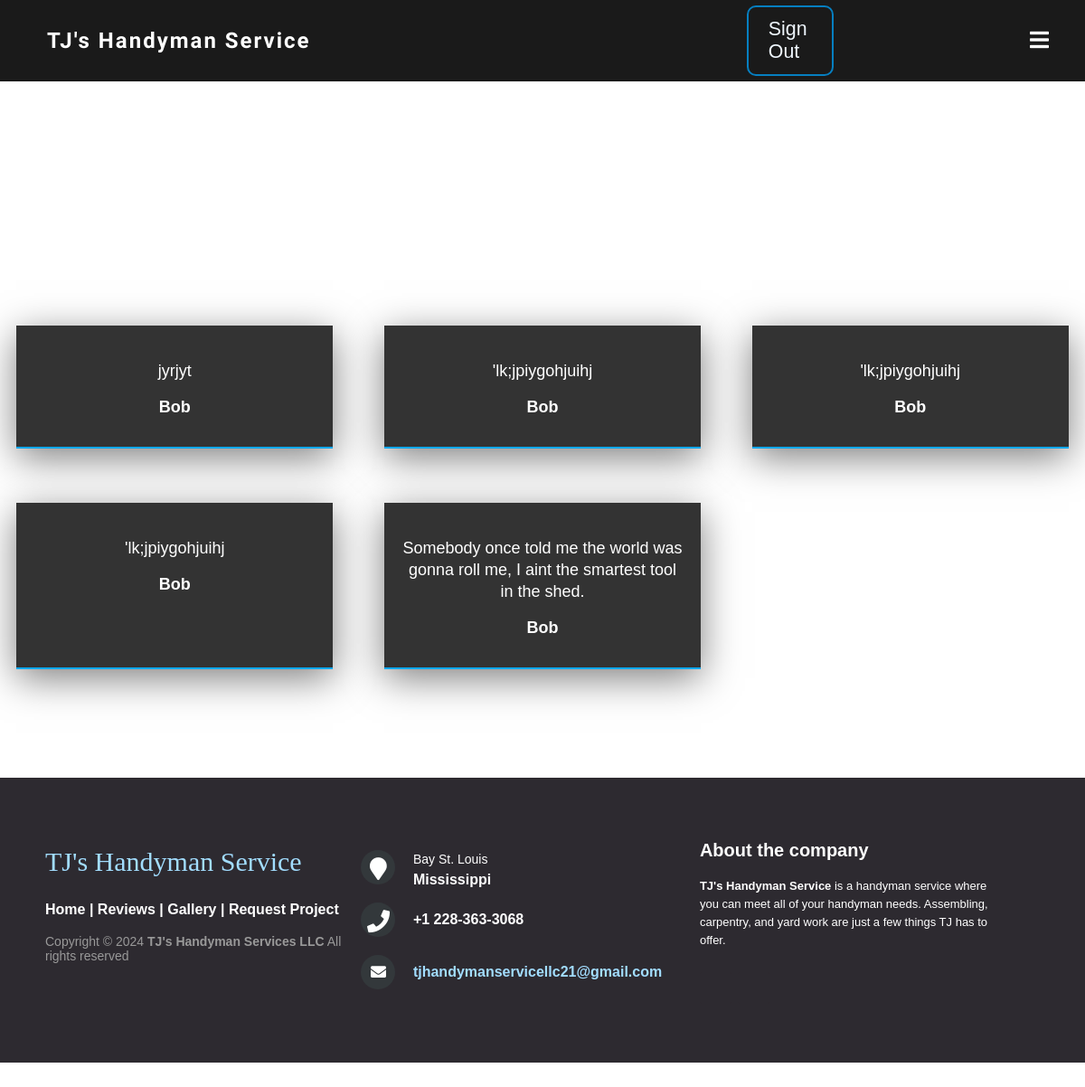
The app's page /reviews/ (signed in), older data.
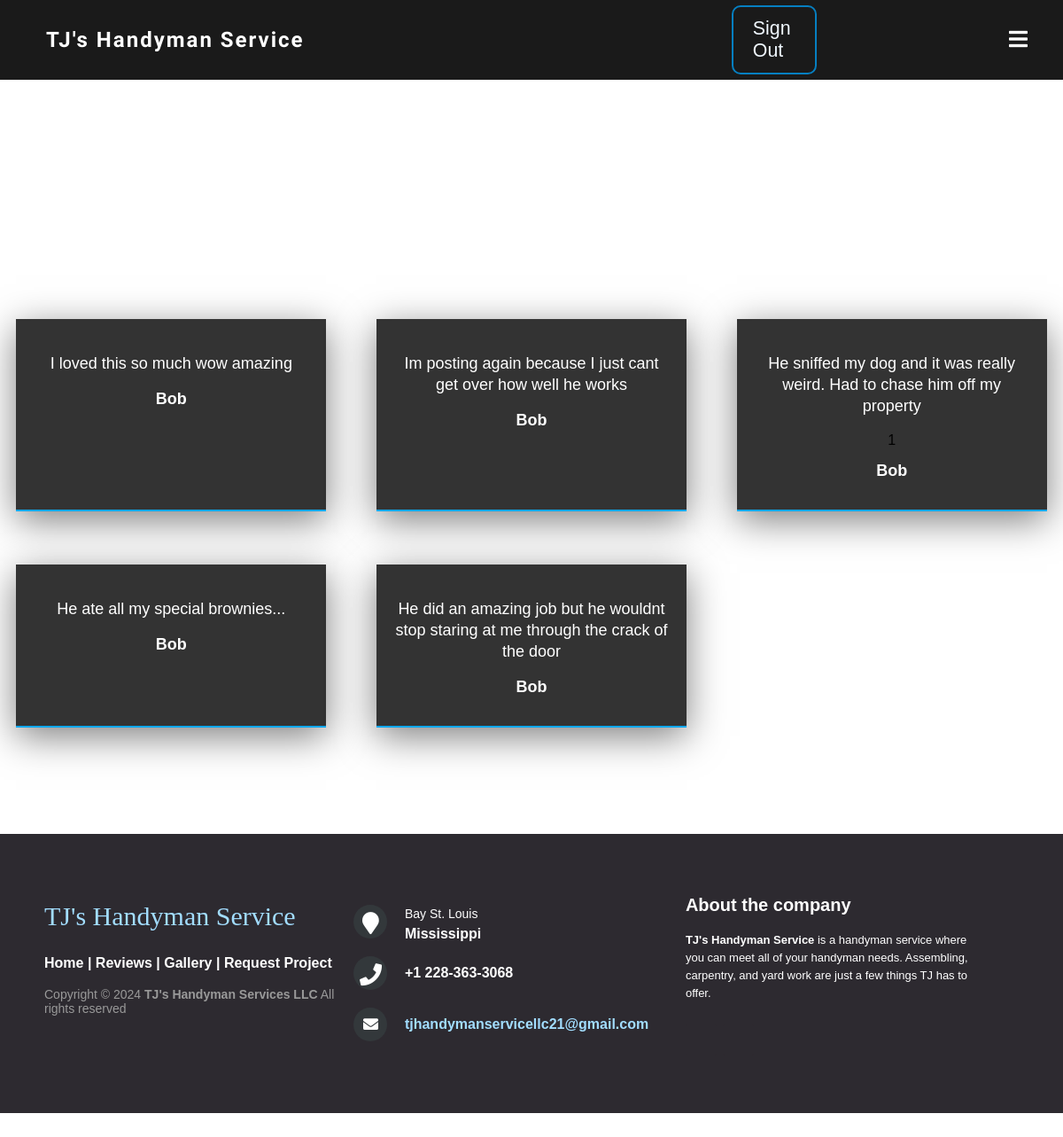
The same page, newer data.
### capStoneApp/models.py (models this page shows, shortened)
class Review(models.Model):
    user = models.ForeignKey(User, on_delete=models.CASCADE)
    text = models.TextField()
    rating = models.IntegerField(default=0)
    created_at = models.DateTimeField(auto_now_add=True)

### capStoneApp/views.py (the view)
# urls.py: path('reviews/', views.reviews, name='reviews'),
@login_required
def reviews(request):
    reviews = Review.objects.all()
    return render(request, 'reviews.html', {'reviews': reviews})

### capStoneApp/templates/reviews.html (shortened to what this page needs)
{% extends 'index.html' %}
{% load static %}
{% block content %}
<head>
  <link rel="stylesheet" href="{% static "reviews.css" %}">
</head>
<body>
  <div class="testimonials">
    {% for review in reviews %}
    <div class="card">
        <div class="layer"></div>
        <div class="content">
            <p>{{review.text}}</p>
              {% if review.rating == 1 %}
                <div class="stars">{{review.rating}}</div>
              {% endif %}
                <div class="details"><h2>{{review.user}}</h2></div>
        </div>
    </div>
    {% endfor %}
  </div>
</body>
{% endblock %}

### capStoneApp/templates/index.html (shortened to what this page needs)
{% extends 'base.html'%}
{% load static %}

### capStoneApp/templates/base.html (shortened to what this page needs)
<!DOCTYPE html>
<html lang="en">
{% load static%}
<head>
    <link href='https://unpkg.com/boxicons@2.1.4/css/boxicons.min.css' rel='stylesheet'>
    <link href="https://cdnjs.cloudflare.com/ajax/libs/font-awesome/5.15.4/css/all.min.css" rel="stylesheet">
    {% block css %}
        <link rel="stylesheet" href="{% static 'styles.css' %}">
        <link rel="stylesheet" href="{% static 'navBar.css' %}">
        <link rel="stylesheet" href="{% static 'rating.css' %}">
    {% endblock %}
</head>
<body>
        <header>
            <nav class="navbar">
                <div class="logo">
                        <p href="http://127.0.0.1:8000/" onclick="goBack()"> TJ's Handyman Service </p>
                </div>
                    <div class="login-signup" >
                        {% if user.is_authenticated %}
                            <div class="signOutBackground" >
                                <div>
                                    <a href="{% url 'signOut' %}" style="text-decoration: none;color: aliceblue;">Sign Out</a>
                                </div>
                            </div>
                            {% else %}
                            <button class="log-in">
                                <a href="{% url 'signIn' %}" style="text-decoration: none;color: white;">Login/Sign-Up</a>
                            </button>
                        {% endif %}
                    </div>
                    <div class="menu-btn">
                        <i class="fas fa-bars"></i>
                    </div>
            </nav>
        </header>
    <main>
        {% block content %}
        {% endblock %}
    </main>
    <footer class='footer-distributed'>
            <div class='footer-left'>
                <h3><span>TJ's Handyman Service</span></h3>
                <p class='footer-links'>
                    <a href='#'>Home</a>
                    |
                    <a href='#'>Reviews</a>
                    |
                    <a href='#'>Gallery</a>
                    |
                    <a href='#'>Request Project</a>
                </p>
                <p class="footer-company-name">Copyright &copy 2024 <strong>TJ's Handyman Services LLC</strong>
                    All rights reserved
                </p>
            </div>
            <div class="footer-center">
                <div>
                    <i class="fa fa-map-marker"></i>
                    <p><span>Bay St. Louis</span>Mississippi</p>
                </div>
                <div>
                    <i class='fa fa-phone'></i>
                    <p>+1 228-363-3068</p>
                </div>
                <div>
                    <i class='fa fa-envelope'></i>
                    <p><a href='mott'>tjhandymanservicellc21@gmail.com</a></p>
                </div>
            </div>
            <div class='footer-right'>
                <p class="footer-company-about">
                    <span><b>About the company</b></span>
                    <strong>TJ's Handyman Service</strong> is a handyman service
                        where you can meet all of your handyman needs. Assembling,
                        carpentry, and yard work are just a few things TJ has to offer.
                </p>
                <div class="footer-icons">
                    <a href='#'><i class='fa fa-facebook'></i></a>
                    <a href='#'><i class='fa fa-instagram'></i></a>
                </div>
            </div>
    </footer>
</body>
</html>

### capStoneApp/static/styles.css (style rules this page uses)
html { min-width: 550px; position: relative; }
body { background-color: #ffffff; }
.signOutBackground { transition: .5s ease; font-weight: 500; padding: 12px 22px; background-color: transparent; color: #999999; border-radius: 10px; border: 2px solid rgb(6, 127, 193); transition: 0.3s ease; }
span { font-size: 30px; font-weight: 500; }
header { padding-bottom: 50px; }
footer { position: relative; bottom: 0; }
.footer-distributed { background-color: #2d2a30; box-sizing: border-box; widows: 100%; text-align: left; font: bold 16px sans-serif; padding:70px 50px 60px 50px; margin-top: 100px; position: relative; bottom: 0; }
.footer-distributed .footer-left, .footer-distributed .footer-center, .footer-distributed .footer-right { display: inline-block; vertical-align: top; }
.footer-distributed .footer-left { width: 30%; }
.footer-distributed h3 { color: #ffff; font:normal 36px 'cookie', cursive; margin: 0; }
.footer-distributed h3 span { color: #a2ddff; }
.footer-distributed .footer-links { color: #fff; margin: 20px 0 12px; }
.footer-distributed .footer-links a { display: inline-block; line-height: 1.8; text-decoration: none; color: inherit; }
.footer-distributed .footer-company-name { color: #999999; font-size: 14px; font-weight: normal; margin: 0; }
.footer-distributed .footer-center { width: 35%; }
.footer-distributed .footer-center i { background-color: #33383b; color: white; font-size: 25px; width: 38px; height: 38px; border-radius: 50%; text-align: center; line-height: 42px; margin: 10px 15px; vertical-align: middle; }
.footer-distributed .footer-center i.fa-envelope { font-size: 17px; line-height: 38px }
.footer-distributed .footer-center p { display: inline-block; color: white; vertical-align: middle; margin: 0; }
.footer-distributed .footer-center p span { display: block; font-weight: normal; font-size: 14px; line-height: 2; }
.footer-distributed .footer-center p a { color: #a2ddff; text-decoration: none; }
.footer-distributed .footer-right { width: 30%; }
.footer-distributed .footer-company-about { line-height: 20px; color: white; font-size: 13px; font-weight: normal; margin: 0; }
.footer-distributed .footer-company-about span { display: block; color: rgb(255, 255, 255); font-size: 20px; font-weight: bold; margin-bottom: 20px; }
.footer-distributed .footer-icons { margin-top: 25px; }
.footer-distributed .footer-icons a { display: inline-block; width: 35px; height: 35px; cursor:pointer; background-color: #2d2a30; border-radius: 2px; font-size: 20px; color: white; text-align: center; line-height: 35px; margin-right: 3px; margin-bottom: 5px; }

### capStoneApp/static/navBar.css (style rules this page uses)
*, *::before, *::after { box-sizing: border-box; }
body { margin: 0; padding: 0; background-color: white; font-family: "Ubuntu", sans-serif; }
a { text-decoration: none; }
.navbar { height: 90px; background-color: #1a1a1a; padding: 20px 40px; display: flex; justify-content: space-between; align-items: center; }
.navbar .logo p { font-size: 24px; color: white; margin-left: 12px; font-family: "Raleway", sans-serif; font-optical-sizing: auto; font-weight: 700; font-style: normal; letter-spacing: 2px; }
.menu-btn { font-size: 24px; color: white; display: none; cursor: pointer; }
.signOutBackground { width: 8vw; display: flex; align-items: center; justify-content: center; transition: .5s ease; font-size: 16pt; font-weight: 500; padding: 12px 22px; background-color: transparent; color: #999999; border-radius: 10px; border: 2px solid rgb(6, 127, 193); transition: 0.3s ease; margin-left: 4vw; }
@media (max-width: 75rem) { .menu-btn { display: block; } }

### capStoneApp/static/reviews.css (style rules this page uses)
body { margin: 0; padding: 0; width: 100%; height: 100%; font-family: sans-serif; }
.testimonials { margin: 200px auto 100px; display: grid; grid-template-columns: repeat(auto-fit, minmax(350px,1fr)); grid-gap: 20px; }
.testimonials .card { position: relative; width:350px; margin: 20px auto; background:#333; padding: 20px; box-sizing: border-box; text-align: center; box-shadow: 0 10px 40px rgba(0,0,0,.5); overflow: hidden; }
.testimonials .card .layer { position: absolute; top:calc(100% - 2px); left:0; width:100%; height: 100%; background: linear-gradient(#03a9f4, #05032c); z-index: 1; transition: 0.5s; }
.testimonials .card .content { position: relative; z-index: 2; }
.testimonials .card .content p { font-size: 18px; line-height: 24px; color:#fff; }
.testimonials .card .content .details h2 { font-size: 18px; color: #fff; }

Row changes from the older to the newer data that the page shows:
removed Review: text "jyrjyt", user "Bob"
removed Review: text "'lk;jpiygohjuihj", user "Bob"
removed Review: text "'lk;jpiygohjuihj", user "Bob"
removed Review: text "'lk;jpiygohjuihj", user "Bob"
removed Review: text "Somebody once told me the world was gonna roll me, I aint the smartest tool in the shed.", user "Bob"
added Review: text "I loved this so much wow amazing", user "Bob"
added Review: text "Im posting again because I just cant get over how well he works", user "Bob"
added Review: text "He sniffed my dog and it was really weird. Had to chase him off my property", rating "1", user "Bob"
added Review: text "He ate all my special brownies...", user "Bob"
added Review: text "He did an amazing job but he wouldnt stop staring at me through the crack of the door", user "Bob"
